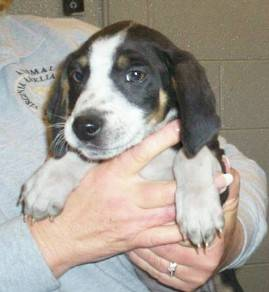
#> input picture M22/Lesson 1 – Getting started with OpenCV/dog.10.jpg, 269 x 292 px
$ python activity1.py
#> lines starting #> are read from the running program, lines starting #| are printed output that depends on the picture; after the words box and inside, x2 and y2 are one past the last pixel; in counts of white or black regions, pixels touching at a corner belong together
import cv2
from google.colab.patches import cv2_imshow
import numpy as np

# read the image
image = cv2.imread("dog.10.jpg")
#> image is the input picture: shape (292, 269, 3); mean B, G, R 149.3, 158.1, 165.1
# displaying image
cv2_imshow(image)
# print dimensions of the image
# 3 indicates - 3 channels of image - rgb
print(image.shape)
#| (292, 269, 3)

# converting color image to grayscale image
gray_image = cv2.cvtColor(image, cv2.COLOR_BGR2GRAY);
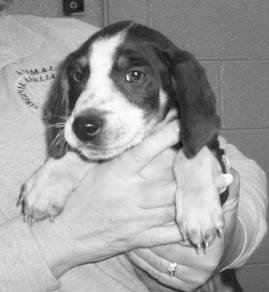
#> gray_image: shape (292, 269); min 11, max 255, mean 159.2

cv2_imshow(gray_image);

print(gray_image.shape)
#| (292, 269)

# converting colored to HSV (Hue Saturation and Variance) image
hsv_image = cv2.cvtColor(image, cv2.COLOR_BGR2HSV);
#> hsv_image: shape (292, 269, 3); mean H, S, V 43.6, 37.6, 169.2
cv2_imshow(hsv_image);
print(hsv_image.shape)
#| (292, 269, 3)

# canny image is edge detected image
# it takes gray image as an argument
canny_image = cv2.Canny(gray_image, 150, 200) # 150 and 200 are the size of filter
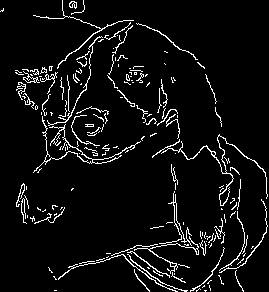
#> canny_image: shape (292, 269); 6% white in thin lines or dots
cv2_imshow(canny_image)

# Erosion (use to reduce noise of the image)
kernel = np.ones((1, 1), np.uint8) # small window or matrix
erode_image = cv2.erode(canny_image, kernel, iterations = 1);
cv2_imshow(erode_image)

# Dilation
kernel1 = np.ones((5, 5), np.uint8)
dilate_image = cv2.dilate(canny_image, kernel1, iterations=1);
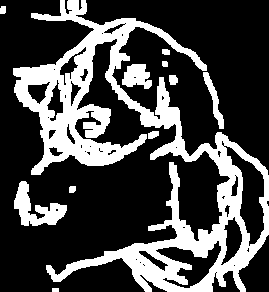
#> dilate_image: shape (292, 269); 27.8% white; 11 white regions, largest, box (x1, y1, x2, y2) and area: (13, 0, 269, 292) 19577, (14, 181, 67, 226) 1064, (122, 64, 152, 89) 524
cv2_imshow(dilate_image)

# displaying all three images in one row
hori_display = np.concatenate((canny_image, erode_image, dilate_image), axis=1)
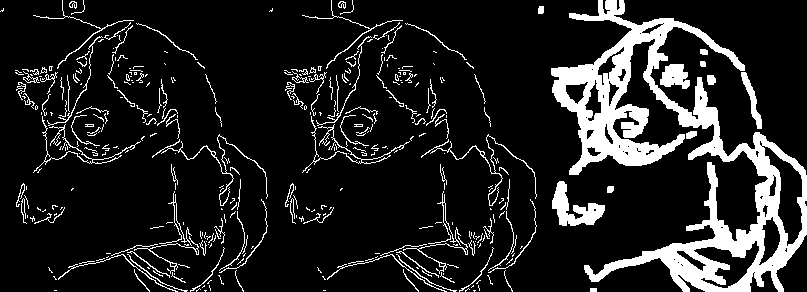
#> hori_display: shape (292, 807); 13.3% white; 367 white regions (246 under 20 px), largest, box (x1, y1, x2, y2) and area: (551, 0, 807, 292) 19577, (552, 181, 605, 226) 1064, (660, 64, 690, 89) 524
cv2_imshow(hori_display)

# reading noisy image
image = cv2.imread("cat.14.jpg")
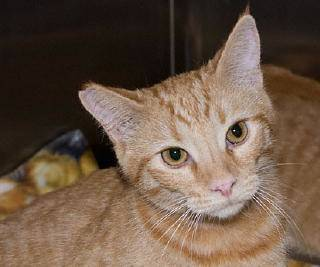
#> input picture M22/Lesson 1 – Getting started with OpenCV/cat.14.jpg, 320 x 267 px
#> image is the input picture: shape (267, 320, 3); mean B, G, R 71.4, 87.3, 107.7

# Check if the image was loaded successfully
if image is not None:
    cv2_imshow(image)

    # denoising image
    denoise_image = cv2.fastNlMeansDenoisingColored(image, None, 20, 20, 7, 15);
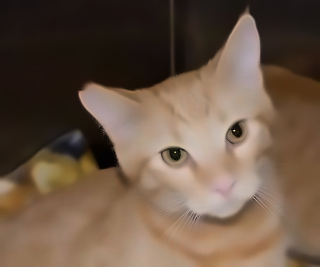
#> denoise_image: shape (267, 320, 3); mean B, G, R 70.3, 86.6, 107.4
    cv2_imshow(denoise_image)

    hori_display = np.concatenate((image, denoise_image), axis=1)
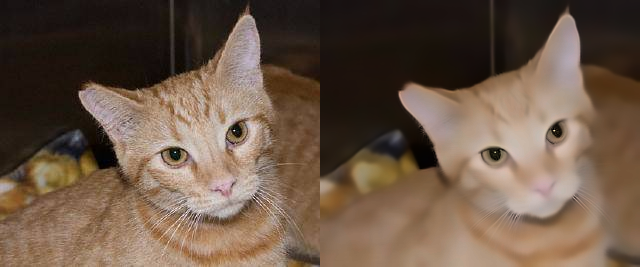
#> hori_display: shape (267, 640, 3); mean B, G, R 70.8, 87, 107.6
    cv2_imshow(hori_display)
else:
    print("Error: 'cat.14.jpg' not found. Skipping operations on 'cat.14.jpg'.")
